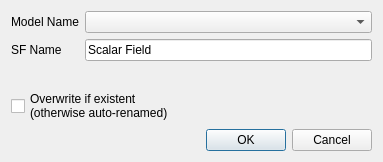
<?xml version="1.0" encoding="UTF-8"?>
<ui version="4.0">
 <class>EvaluateDynamicScalarFieldGeneratorDlg</class>
 <widget class="QDialog" name="EvaluateDynamicScalarFieldGeneratorDlg">
  <property name="geometry">
   <rect>
    <x>0</x>
    <y>0</y>
    <width>383</width>
    <height>162</height>
   </rect>
  </property>
  <property name="windowTitle">
   <string>Compute Stratigraphic Position</string>
  </property>
  <layout class="QVBoxLayout" name="verticalLayout">
   <item>
    <layout class="QFormLayout" name="formLayout">
     <item row="0" column="0">
      <widget class="QLabel" name="lblModelSelection">
       <property name="text">
        <string>Model Name</string>
       </property>
      </widget>
     </item>
     <item row="0" column="1">
      <widget class="ObjectSelectionComboBox" name="cmbModelSelection"/>
     </item>
     <item row="1" column="0">
      <widget class="QLabel" name="lblSFName">
       <property name="text">
        <string>SF Name</string>
       </property>
      </widget>
     </item>
     <item row="1" column="1">
      <widget class="QLineEdit" name="lneSFName">
       <property name="text">
        <string>Scalar Field</string>
       </property>
      </widget>
     </item>
    </layout>
   </item>
   <item>
    <widget class="QCheckBox" name="chkOverwrite">
     <property name="text">
      <string>Overwrite if existent
(otherwise auto-renamed)</string>
     </property>
    </widget>
   </item>
   <item>
    <widget class="QDialogButtonBox" name="buttons">
     <property name="orientation">
      <enum>Qt::Horizontal</enum>
     </property>
     <property name="standardButtons">
      <set>QDialogButtonBox::Cancel|QDialogButtonBox::Ok</set>
     </property>
    </widget>
   </item>
  </layout>
 </widget>
 <customwidgets>
  <customwidget>
   <class>ObjectSelectionComboBox</class>
   <extends>QComboBox</extends>
   <header location="global">helpers/ObjectSelectionComboBox.h</header>
  </customwidget>
 </customwidgets>
 <resources/>
 <connections>
  <connection>
   <sender>buttons</sender>
   <signal>accepted()</signal>
   <receiver>EvaluateDynamicScalarFieldGeneratorDlg</receiver>
   <slot>accept()</slot>
   <hints>
    <hint type="sourcelabel">
     <x>60</x>
     <y>380</y>
    </hint>
    <hint type="destinationlabel">
     <x>157</x>
     <y>274</y>
    </hint>
   </hints>
  </connection>
  <connection>
   <sender>buttons</sender>
   <signal>rejected()</signal>
   <receiver>EvaluateDynamicScalarFieldGeneratorDlg</receiver>
   <slot>reject()</slot>
   <hints>
    <hint type="sourcelabel">
     <x>86</x>
     <y>380</y>
    </hint>
    <hint type="destinationlabel">
     <x>286</x>
     <y>274</y>
    </hint>
   </hints>
  </connection>
 </connections>
</ui>
